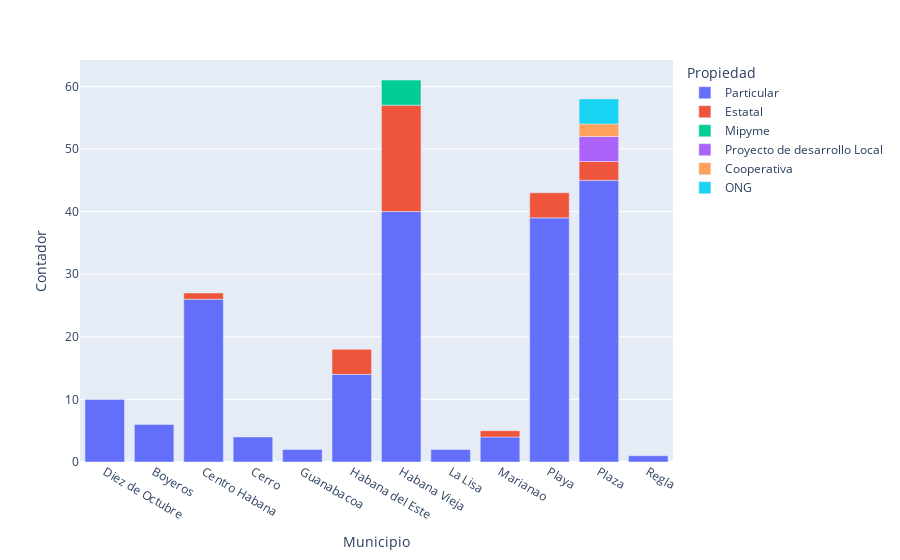

The code cell stored with this chart in its notebook:
### Markdown cell above
*¿Cual es el tipo de propiedad que predomina?*

### Code cell
fig = px.bar(df2, x = "Municipio", y = "Contador" , color = "Propiedad")
fig.show()

### Figure 1 — Plotly figure (JSON) as saved in the notebook; plotly's stock layout.template omitted (floating-point values rounded to 4 significant figures)
{"data": [{"alignmentgroup": "True", "hovertemplate": "Propiedad=Particular<br>Municipio=%{x}<br>Contador=%{y}<extra></extra>", "legendgroup": "Particular", "marker": {"color": "#636efa", "pattern": {"shape": ""}}, "name": "Particular", "offsetgroup": "Particular", "orientation": "v", "showlegend": true, "textposition": "auto", "type": "bar", "x": ["Diez de Octubre", "Boyeros", "Centro Habana", "Cerro", "Guanabacoa", "Habana del Este", "Habana Vieja", "La Lisa", "Marianao", "Playa", "Plaza", "Regla"], "xaxis": "x", "y": [10, 6, 26, 4, 2, 14, 40, 2, 4, 39, 45, 1], "yaxis": "y"}, {"alignmentgroup": "True", "hovertemplate": "Propiedad=Estatal<br>Municipio=%{x}<br>Contador=%{y}<extra></extra>", "legendgroup": "Estatal", "marker": {"color": "#EF553B", "pattern": {"shape": ""}}, "name": "Estatal", "offsetgroup": "Estatal", "orientation": "v", "showlegend": true, "textposition": "auto", "type": "bar", "x": ["Centro Habana", "Habana del Este", "Habana Vieja", "Marianao", "Playa", "Plaza"], "xaxis": "x", "y": [1, 4, 17, 1, 4, 3], "yaxis": "y"}, {"alignmentgroup": "True", "hovertemplate": "Propiedad=Mipyme<br>Municipio=%{x}<br>Contador=%{y}<extra></extra>", "legendgroup": "Mipyme", "marker": {"color": "#00cc96", "pattern": {"shape": ""}}, "name": "Mipyme", "offsetgroup": "Mipyme", "orientation": "v", "showlegend": true, "textposition": "auto", "type": "bar", "x": ["Habana Vieja"], "xaxis": "x", "y": [4], "yaxis": "y"}, {"alignmentgroup": "True", "hovertemplate": "Propiedad=Proyecto de desarrollo Local<br>Municipio=%{x}<br>Contador=%{y}<extra></extra>", "legendgroup": "Proyecto de desarrollo Local", "marker": {"color": "#ab63fa", "pattern": {"shape": ""}}, "name": "Proyecto de desarrollo Local", "offsetgroup": "Proyecto de desarrollo Local", "orientation": "v", "showlegend": true, "textposition": "auto", "type": "bar", "x": ["Plaza"], "xaxis": "x", "y": [4], "yaxis": "y"}, {"alignmentgroup": "True", "hovertemplate": "Propiedad=Cooperativa<br>Municipio=%{x}<br>Contador=%{y}<extra></extra>", "legendgroup": "Cooperativa", "marker": {"color": "#FFA15A", "pattern": {"shape": ""}}, "name": "Cooperativa", "offsetgroup": "Cooperativa", "orientation": "v", "showlegend": true, "textposition": "auto", "type": "bar", "x": ["Plaza"], "xaxis": "x", "y": [2], "yaxis": "y"}, {"alignmentgroup": "True", "hovertemplate": "Propiedad=ONG<br>Municipio=%{x}<br>Contador=%{y}<extra></extra>", "legendgroup": "ONG", "marker": {"color": "#19d3f3", "pattern": {"shape": ""}}, "name": "ONG", "offsetgroup": "ONG", "orientation": "v", "showlegend": true, "textposition": "auto", "type": "bar", "x": ["Plaza"], "xaxis": "x", "y": [4], "yaxis": "y"}], "layout": {"barmode": "relative", "legend": {"title": {"text": "Propiedad"}, "tracegroupgap": 0}, "margin": {"t": 60}, "xaxis": {"anchor": "y", "domain": [0, 1], "title": {"text": "Municipio"}}, "yaxis": {"anchor": "x", "domain": [0, 1], "title": {"text": "Contador"}}}}
